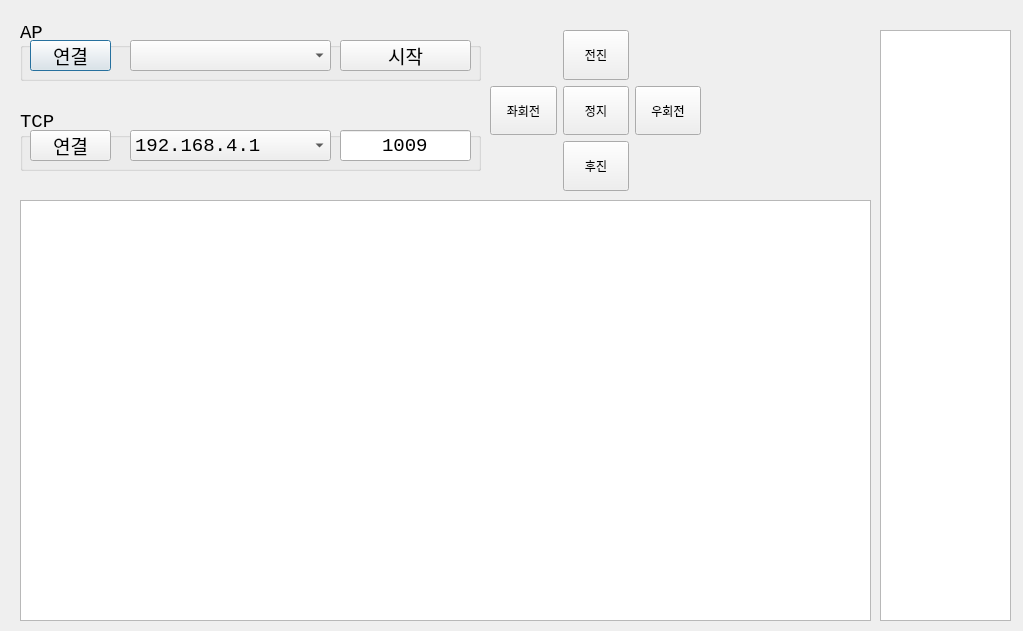
<?xml version="1.0" encoding="UTF-8"?>
<ui version="4.0">
 <class>Dialog</class>
 <widget class="QDialog" name="Dialog">
  <property name="geometry">
   <rect>
    <x>0</x>
    <y>0</y>
    <width>1023</width>
    <height>631</height>
   </rect>
  </property>
  <property name="windowTitle">
   <string>Dialog</string>
  </property>
  <widget class="QGroupBox" name="groupBox">
   <property name="geometry">
    <rect>
     <x>20</x>
     <y>20</y>
     <width>461</width>
     <height>61</height>
    </rect>
   </property>
   <property name="font">
    <font>
     <family>Consolas</family>
     <pointsize>14</pointsize>
    </font>
   </property>
   <property name="title">
    <string>AP</string>
   </property>
   <property name="alignment">
    <set>Qt::AlignLeading|Qt::AlignLeft|Qt::AlignVCenter</set>
   </property>
   <widget class="QPushButton" name="AP_connect_btn">
    <property name="geometry">
     <rect>
      <x>10</x>
      <y>20</y>
      <width>81</width>
      <height>31</height>
     </rect>
    </property>
    <property name="text">
     <string>연결</string>
    </property>
   </widget>
   <widget class="QComboBox" name="AP_comboBox">
    <property name="geometry">
     <rect>
      <x>110</x>
      <y>20</y>
      <width>201</width>
      <height>31</height>
     </rect>
    </property>
   </widget>
   <widget class="QPushButton" name="AP_start_btn">
    <property name="geometry">
     <rect>
      <x>320</x>
      <y>20</y>
      <width>131</width>
      <height>31</height>
     </rect>
    </property>
    <property name="text">
     <string>시작</string>
    </property>
   </widget>
  </widget>
  <widget class="QGroupBox" name="groupBox_2">
   <property name="geometry">
    <rect>
     <x>20</x>
     <y>110</y>
     <width>461</width>
     <height>61</height>
    </rect>
   </property>
   <property name="font">
    <font>
     <family>Consolas</family>
     <pointsize>14</pointsize>
    </font>
   </property>
   <property name="title">
    <string>TCP</string>
   </property>
   <widget class="QPushButton" name="TCP_connect_btn">
    <property name="geometry">
     <rect>
      <x>10</x>
      <y>20</y>
      <width>81</width>
      <height>31</height>
     </rect>
    </property>
    <property name="text">
     <string>연결</string>
    </property>
   </widget>
   <widget class="QComboBox" name="TCP_IP_comboBox">
    <property name="geometry">
     <rect>
      <x>110</x>
      <y>20</y>
      <width>201</width>
      <height>31</height>
     </rect>
    </property>
    <item>
     <property name="text">
      <string>192.168.4.1</string>
     </property>
    </item>
    <item>
     <property name="text">
      <string>127.0.0.1</string>
     </property>
    </item>
   </widget>
   <widget class="QLineEdit" name="TCP_port_lineEdit">
    <property name="geometry">
     <rect>
      <x>320</x>
      <y>20</y>
      <width>131</width>
      <height>31</height>
     </rect>
    </property>
    <property name="text">
     <string>1009</string>
    </property>
    <property name="alignment">
     <set>Qt::AlignCenter</set>
    </property>
   </widget>
  </widget>
  <widget class="QWidget" name="gridLayoutWidget">
   <property name="geometry">
    <rect>
     <x>490</x>
     <y>30</y>
     <width>211</width>
     <height>161</height>
    </rect>
   </property>
   <property name="sizePolicy">
    <sizepolicy hsizetype="Expanding" vsizetype="Expanding">
     <horstretch>0</horstretch>
     <verstretch>0</verstretch>
    </sizepolicy>
   </property>
   <layout class="QGridLayout" name="gridLayout">
    <item row="1" column="0">
     <widget class="QPushButton" name="left_btn">
      <property name="sizePolicy">
       <sizepolicy hsizetype="Expanding" vsizetype="Expanding">
        <horstretch>0</horstretch>
        <verstretch>0</verstretch>
       </sizepolicy>
      </property>
      <property name="text">
       <string>좌회전</string>
      </property>
     </widget>
    </item>
    <item row="1" column="1">
     <widget class="QPushButton" name="stop_btn">
      <property name="sizePolicy">
       <sizepolicy hsizetype="Expanding" vsizetype="Expanding">
        <horstretch>0</horstretch>
        <verstretch>0</verstretch>
       </sizepolicy>
      </property>
      <property name="text">
       <string>정지</string>
      </property>
     </widget>
    </item>
    <item row="1" column="2">
     <widget class="QPushButton" name="right_btn">
      <property name="sizePolicy">
       <sizepolicy hsizetype="Expanding" vsizetype="Expanding">
        <horstretch>0</horstretch>
        <verstretch>0</verstretch>
       </sizepolicy>
      </property>
      <property name="text">
       <string>우회전</string>
      </property>
     </widget>
    </item>
    <item row="0" column="1">
     <widget class="QPushButton" name="front_btn">
      <property name="sizePolicy">
       <sizepolicy hsizetype="Expanding" vsizetype="Expanding">
        <horstretch>0</horstretch>
        <verstretch>0</verstretch>
       </sizepolicy>
      </property>
      <property name="text">
       <string>전진</string>
      </property>
     </widget>
    </item>
    <item row="2" column="1">
     <widget class="QPushButton" name="rear_btn">
      <property name="sizePolicy">
       <sizepolicy hsizetype="Expanding" vsizetype="Expanding">
        <horstretch>0</horstretch>
        <verstretch>0</verstretch>
       </sizepolicy>
      </property>
      <property name="text">
       <string>후진</string>
      </property>
     </widget>
    </item>
   </layout>
  </widget>
  <widget class="PlotWidget" name="graphicsView">
   <property name="geometry">
    <rect>
     <x>20</x>
     <y>200</y>
     <width>851</width>
     <height>421</height>
    </rect>
   </property>
  </widget>
  <widget class="QWidget" name="widget" native="true">
   <property name="geometry">
    <rect>
     <x>710</x>
     <y>30</y>
     <width>161</width>
     <height>161</height>
    </rect>
   </property>
  </widget>
  <widget class="QTextEdit" name="textEdit">
   <property name="geometry">
    <rect>
     <x>880</x>
     <y>30</y>
     <width>131</width>
     <height>591</height>
    </rect>
   </property>
  </widget>
 </widget>
 <customwidgets>
  <customwidget>
   <class>PlotWidget</class>
   <extends>QGraphicsView</extends>
   <header>pyqtgraph</header>
  </customwidget>
 </customwidgets>
 <resources/>
 <connections/>
</ui>
